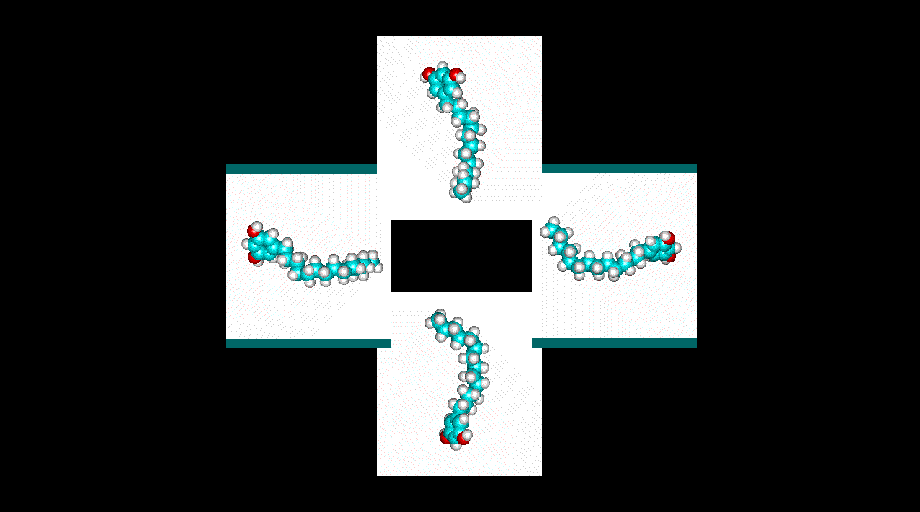
#> input picture out.gif, 920 x 512 px
$ python mover_imagen_gif.py   (Python 2 division)
#> lines starting #> are read from the running program, lines starting #| are printed output that depends on the picture
from PIL import Image
import time

def cantidad_frames(imagen):
    cantidad_frames = 0
    try:
        while 1:
            im.seek(cantidad_frames) #va al frame
            cantidad_frames+=1
    except EOFError:
        pass
    return cantidad_frames-1
def angulo_a_frame(angulo,frames):
    return int( round( angulo * frames / 360.0) )
def frame_a_angulo(frame,frames):
	return int( round( frame* 360.0 / frames))

#name_image = raw_input("Nombre de imagen + extension: ")

#Asumiendo que estan en la misma carpeta
im = Image.open("out.gif")
#> im is the input picture: PIL image 920x512 P; mean R, G, B 55.7, 59.2, 59.2
current = 0
im.seek(current)

print(im.format, im.size, im.mode)
#| GIF (920, 512) P
#> after the loop in cantidad_frames, `while 1:`:
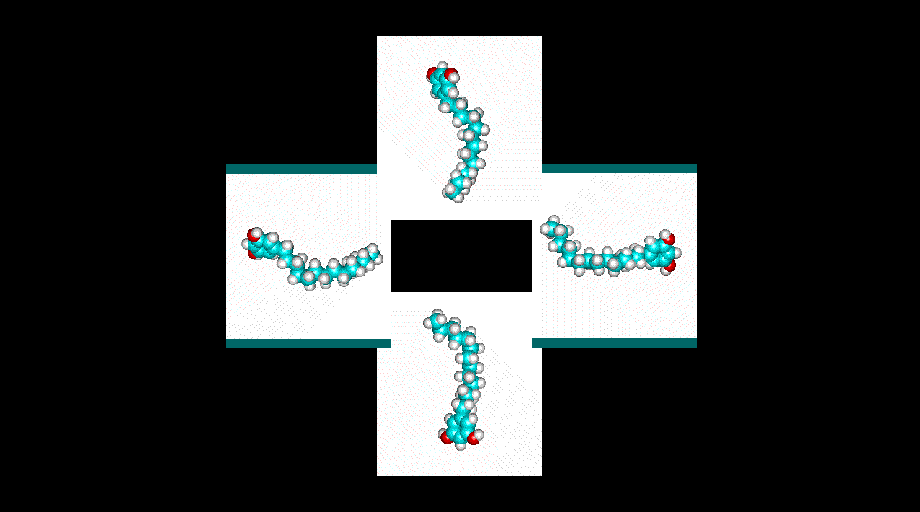
#> im: PIL image 920x512 RGB; mean R, G, B 55.8, 59.3, 59.3
#> after the loop in cantidad_frames, `while 1:`: cantidad_frames = 19

frames = cantidad_frames(im)+1 #asumiendo que los frames da vuelta 360
#> frames = 19

while(True):
#> (the run stopped early here; a loop or call above may not have finished)
